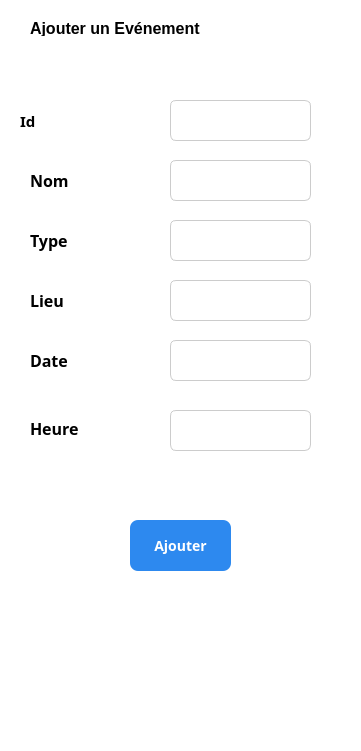
  <widget class="QFrame" name="Ajouter">
   <property name="geometry">
    <rect>
     <x>160</x>
     <y>10</y>
     <width>361</width>
     <height>751</height>
    </rect>
   </property>
   <property name="styleSheet">
    <string notr="true">#Ajouter {
border: 2px solid black;
	
	border-color: rgb(219, 220, 255);
}

QFrame {
background-color : #ffffff;
 border-radius: 20px
}</string>
   </property>
   <property name="frameShape">
    <enum>QFrame::Shape::StyledPanel</enum>
   </property>
   <property name="frameShadow">
    <enum>QFrame::Shadow::Raised</enum>
   </property>
   <widget class="QLabel" name="label_10">
    <property name="geometry">
     <rect>
      <x>30</x>
      <y>20</y>
      <width>211</width>
      <height>16</height>
     </rect>
    </property>
    <property name="font">
     <font>
      <family>Arial</family>
      <pointsize>12</pointsize>
      <bold>true</bold>
     </font>
    </property>
    <property name="styleSheet">
     <string notr="true">color: rgb(255, 255, 255);
color: rgb(0, 0, 0);</string>
    </property>
    <property name="text">
     <string>Ajouter un Evénement</string>
    </property>
   </widget>
   <widget class="QLabel" name="label_2">
    <property name="geometry">
     <rect>
      <x>30</x>
      <y>170</y>
      <width>49</width>
      <height>21</height>
     </rect>
    </property>
    <property name="font">
     <font>
      <family>Rockwell</family>
      <pointsize>12</pointsize>
      <bold>true</bold>
     </font>
    </property>
    <property name="styleSheet">
     <string notr="true">color: rgb(255, 255, 255);
color: rgb(0, 0, 0);</string>
    </property>
    <property name="text">
     <string>Nom</string>
    </property>
   </widget>
   <widget class="QLabel" name="label_7">
    <property name="geometry">
     <rect>
      <x>30</x>
      <y>230</y>
      <width>49</width>
      <height>21</height>
     </rect>
    </property>
    <property name="font">
     <font>
      <family>Rockwell</family>
      <pointsize>12</pointsize>
      <bold>true</bold>
     </font>
    </property>
    <property name="styleSheet">
     <string notr="true">color: rgb(255, 255, 255);
color: rgb(0, 0, 0);</string>
    </property>
    <property name="text">
     <string>Type</string>
    </property>
   </widget>
   <widget class="QLabel" name="label_8">
    <property name="geometry">
     <rect>
      <x>30</x>
      <y>290</y>
      <width>49</width>
      <height>21</height>
     </rect>
    </property>
    <property name="font">
     <font>
      <family>Rockwell</family>
      <pointsize>12</pointsize>
      <bold>true</bold>
     </font>
    </property>
    <property name="styleSheet">
     <string notr="true">color: rgb(255, 255, 255);
color: rgb(0, 0, 0);</string>
    </property>
    <property name="text">
     <string>Lieu</string>
    </property>
   </widget>
   <widget class="QLabel" name="label_9">
    <property name="geometry">
     <rect>
      <x>30</x>
      <y>350</y>
      <width>49</width>
      <height>21</height>
     </rect>
    </property>
    <property name="font">
     <font>
      <family>Rockwell</family>
      <pointsize>12</pointsize>
      <bold>true</bold>
     </font>
    </property>
    <property name="styleSheet">
     <string notr="true">color: rgb(255, 255, 255);
color: rgb(0, 0, 0);</string>
    </property>
    <property name="text">
     <string>Date</string>
    </property>
   </widget>
   <widget class="QLineEdit" name="Nom">
    <property name="geometry">
     <rect>
      <x>170</x>
      <y>160</y>
      <width>141</width>
      <height>41</height>
     </rect>
    </property>
    <property name="styleSheet">
     <string notr="true">QLineEdit {
    border: 1px solid #ccc;
    border-radius: 6px;
    padding: 8px;
    font-size: 12px;
}
QLineEdit:focus {
    border: 1px solid #2D89EF;
    background-color: #FFFFFF;
}</string>
    </property>
   </widget>
   <widget class="QLineEdit" name="Type">
    <property name="geometry">
     <rect>
      <x>170</x>
      <y>220</y>
      <width>141</width>
      <height>41</height>
     </rect>
    </property>
    <property name="styleSheet">
     <string notr="true">QLineEdit {
    border: 1px solid #ccc;
    border-radius: 6px;
    padding: 8px;
    font-size: 12px;
}
QLineEdit:focus {
    border: 1px solid #2D89EF;
    background-color: #FFFFFF;
}</string>
    </property>
   </widget>
   <widget class="QLineEdit" name="lineEdit_3">
    <property name="geometry">
     <rect>
      <x>170</x>
      <y>280</y>
      <width>141</width>
      <height>41</height>
     </rect>
    </property>
    <property name="styleSheet">
     <string notr="true">QLineEdit {
    border: 1px solid #ccc;
    border-radius: 6px;
    padding: 8px;
    font-size: 12px;
}
QLineEdit:focus {
    border: 1px solid #2D89EF;
    background-color: #FFFFFF;
}</string>
    </property>
   </widget>
   <widget class="QLineEdit" name="lineEdit_4">
    <property name="geometry">
     <rect>
      <x>170</x>
      <y>340</y>
      <width>141</width>
      <height>41</height>
     </rect>
    </property>
    <property name="styleSheet">
     <string notr="true">QLineEdit {
    border: 1px solid #ccc;
    border-radius: 6px;
    padding: 8px;
    font-size: 12px;
}
QLineEdit:focus {
    border: 1px solid #2D89EF;
    background-color: #FFFFFF;
}</string>
    </property>
   </widget>
   <widget class="QLabel" name="label_13">
    <property name="geometry">
     <rect>
      <x>30</x>
      <y>420</y>
      <width>61</width>
      <height>16</height>
     </rect>
    </property>
    <property name="font">
     <font>
      <family>Rockwell</family>
      <pointsize>12</pointsize>
      <bold>true</bold>
     </font>
    </property>
    <property name="styleSheet">
     <string notr="true">color: rgb(255, 255, 255);
color: rgb(0, 0, 0);</string>
    </property>
    <property name="text">
     <string>Heure</string>
    </property>
   </widget>
   <widget class="QLineEdit" name="lineEdit_7">
    <property name="geometry">
     <rect>
      <x>170</x>
      <y>410</y>
      <width>141</width>
      <height>41</height>
     </rect>
    </property>
    <property name="styleSheet">
     <string notr="true">QLineEdit {
    border: 1px solid #ccc;
    border-radius: 6px;
    padding: 8px;
    font-size: 12px;
}
QLineEdit:focus {
    border: 1px solid #2D89EF;
    background-color: #FFFFFF;
}</string>
    </property>
   </widget>
   <widget class="QLineEdit" name="Nom_2">
    <property name="geometry">
     <rect>
      <x>170</x>
      <y>100</y>
      <width>141</width>
      <height>41</height>
     </rect>
    </property>
    <property name="styleSheet">
     <string notr="true">QLineEdit {
    border: 1px solid #ccc;
    border-radius: 6px;
    padding: 8px;
    font-size: 12px;
}
QLineEdit:focus {
    border: 1px solid #2D89EF;
    background-color: #FFFFFF;
}</string>
    </property>
    <property name="text">
     <string/>
    </property>
   </widget>
   <widget class="QLabel" name="label_11">
    <property name="geometry">
     <rect>
      <x>20</x>
      <y>110</y>
      <width>131</width>
      <height>21</height>
     </rect>
    </property>
    <property name="font">
     <font>
      <family>Rockwell</family>
      <pointsize>11</pointsize>
      <bold>true</bold>
     </font>
    </property>
    <property name="styleSheet">
     <string notr="true">color: rgb(255, 255, 255);
color: rgb(0, 0, 0);</string>
    </property>
    <property name="text">
     <string>Id</string>
    </property>
   </widget>
   <widget class="QPushButton" name="pushButton_3">
    <property name="geometry">
     <rect>
      <x>130</x>
      <y>520</y>
      <width>101</width>
      <height>51</height>
     </rect>
    </property>
    <property name="font">
     <font>
      <family>Bahnschrift</family>
      <pointsize>-1</pointsize>
      <bold>true</bold>
     </font>
    </property>
    <property name="styleSheet">
     <string notr="true">QPushButton {
    background-color: #2D89EF;
    color: white;
    border-radius: 8px;
    padding: 10px;
    font-size: 14px;
}
QPushButton:hover {
    background-color: #1E5BB8;
}
QPushButton:pressed {
    background-color: #FFFFFF;
}</string>
    </property>
    <property name="text">
     <string>Ajouter</string>
    </property>
   </widget>
  </widget>
